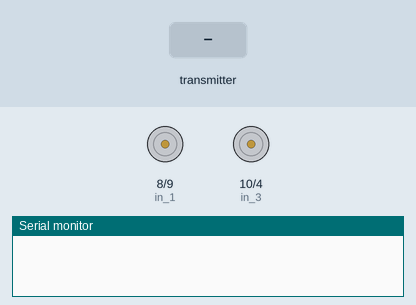
A sketch run on a simulated Arduino Uno, built with avr-gcc and run on an emulated ATmega328P. Parts: motor-driver pin pairs drawn as motors (green arrow = first pin HIGH = forward, orange = second pin HIGH = backward, longer = more drive, scaled by the enable pin), the last lines printed to the serial monitor. The test bench sets the inputs (shaded band). No radio packets arrive unless stated.

Above: at 1.2 s.
1.3 s: the transmitter starts sending speedValue = 0
2.8 s: the transmitter starts sending speedValue = 25
At 3.7 s:
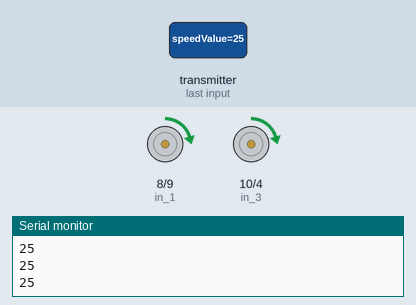
4.3 s: the transmitter starts sending speedValue = 100
At 4.8 s:
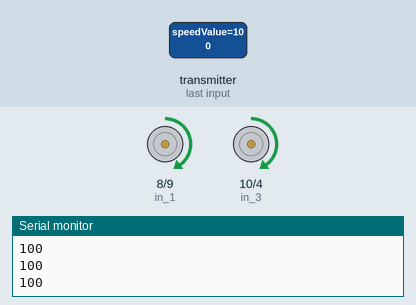
Timing chart, 0 to 7.3 s (numbered marks = the images above; inputs shaded):
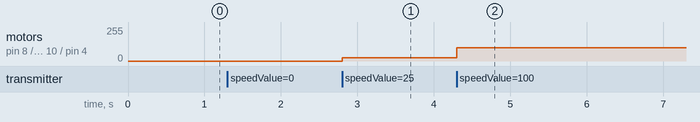

The sketch:

RC_receiver.ino
```cpp
#include <printf.h>
#include <RF24_config.h>
#include <SPI.h>
#include <nRF24L01.h>
#include <RF24.h>

RF24 radio(6, 7); // CE, CSN

const int ENpwm1 = 3 ;  //initializing pin 2 as pwm
const int ENpwm2 = 5 ;
const int in_1 = 8 ;
const int in_2 = 9 ;
const int in_3 = 10;
const int in_4 = 4;


//For providing logic to L298 IC to choose the direction of the DC motor

const byte address[6] = "00001";
boolean button_state = 0;
float speedValue = 0;
float rotationValue = 0;
int finalSpeed =0;

void setup() {
  Serial.begin(9600);

  pinMode(ENpwm1, OUTPUT) ;  //we have to set PWM pin as output
  pinMode(ENpwm2, OUTPUT);
  pinMode(in_1, OUTPUT) ; //Logic pins are also set as output
  pinMode(in_2, OUTPUT) ;
  pinMode(in_3, OUTPUT) ;
  pinMode(in_4, OUTPUT) ;

  radio.begin();
  radio.openReadingPipe(0, address);
  radio.setPALevel(RF24_PA_MIN);
  radio.startListening();
}

void loop() {
  if (radio.available()) {
    //Serial.println("Radio available");

    char text[5] = "";
    radio.read(&speedValue, sizeof(speedValue));    //Reading the speed multiplier
    //radio.read(&rotationValue, sizeof(rotationValue));    //Reading the rotation multiplier

    finalSpeed = (int) (speedValue);    // final speed value
    Serial.println(finalSpeed);

    Drive();
    /*if (finalSpeed > 400)
    {
      Drive();
      Serial.println("Drive");
    }
    else
    {
      Brake();
      Serial.println("Brake");
    }*/
  }
}

void Drive()
{
  //For Clock wise motion , in_1 = High , in_2 = Low
  digitalWrite(in_1, HIGH) ;
  digitalWrite(in_2, LOW) ;
  digitalWrite(in_3, HIGH);
  digitalWrite(in_4, LOW);
  analogWrite(ENpwm1, finalSpeed) ;
  analogWrite(ENpwm2, finalSpeed) ;
}

void Brake() {
  digitalWrite(in_1, HIGH) ;
  digitalWrite(in_2, HIGH) ;
  digitalWrite(in_3, HIGH) ;
  digitalWrite(in_4, HIGH) ;
}
```

Measured:
- after the input at 2.8 s, motor on pin 8 (in_1) / pin 9 (in_2), motor on pin 10 (in_3) / pin 4 (in_4): stopped → forward 25/255 at once
- after the input at 4.3 s, motor on pin 8 (in_1) / pin 9 (in_2), motor on pin 10 (in_3) / pin 4 (in_4): forward 25/255 → forward 100/255 at once
